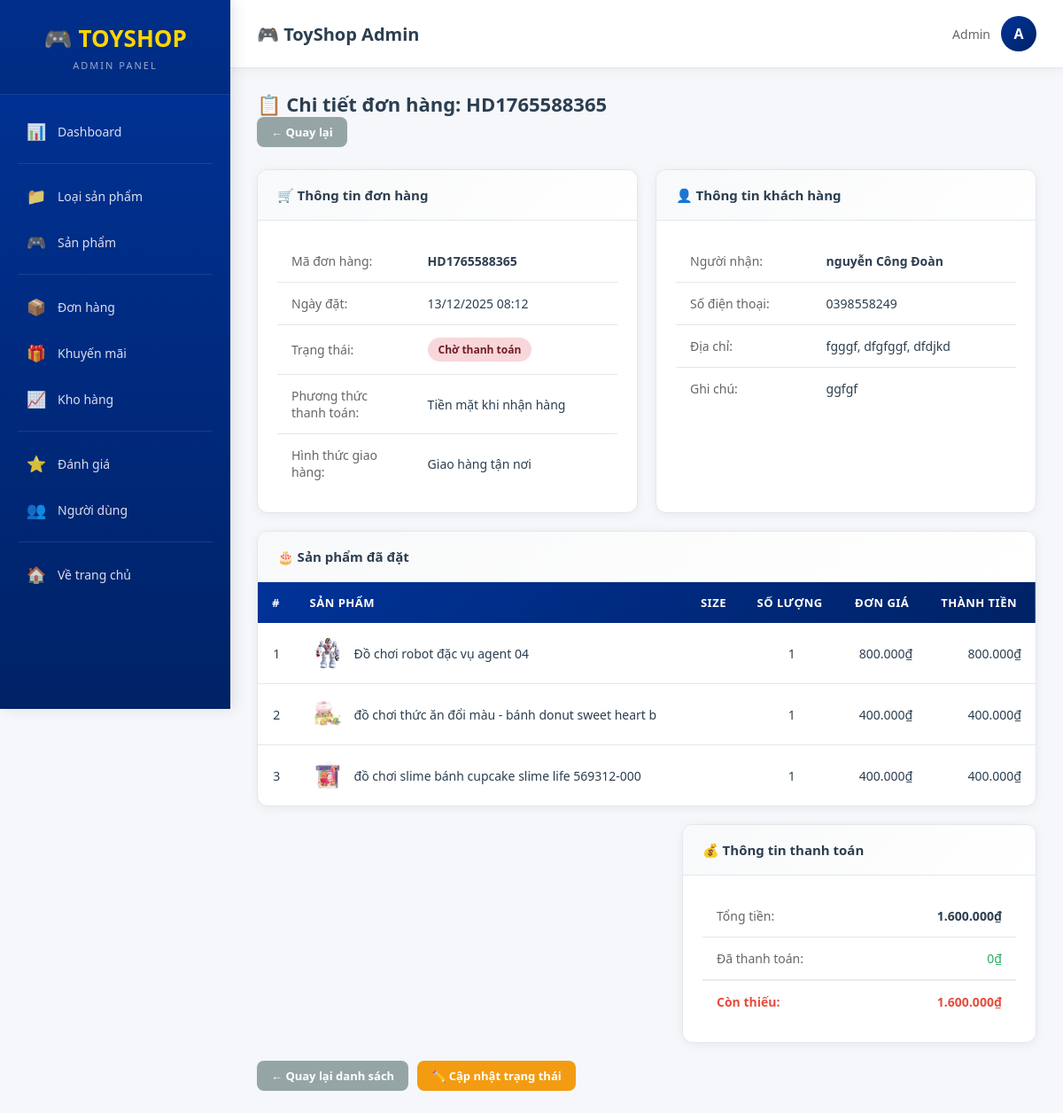
The page /Admin/orderDetail/9 (signed in) on the database its author committed.
### tables this page shows
CREATE TABLE `orders` (
  `id` int(11) NOT NULL,
  `user_id` int(11) DEFAULT NULL,
  `order_code` varchar(50) DEFAULT NULL,
  `receiver` varchar(100) DEFAULT NULL,
  `phone` varchar(20) DEFAULT NULL,
  `address` varchar(255) DEFAULT NULL,
  `delivery_method` varchar(20) DEFAULT 'home',
  `payment_method` varchar(20) DEFAULT NULL,
  `total_amount` decimal(15,2) DEFAULT 0.00,
  `discount_amount` decimal(15,2) DEFAULT 0.00,
  `coupon_code` varchar(100) DEFAULT NULL,
  `transaction_info` varchar(30) DEFAULT NULL,
  `note` text DEFAULT NULL,
  `created_at` datetime DEFAULT current_timestamp(),
  `received_amount` decimal(15,2) DEFAULT 0.00,
  `lack_amount` decimal(15,2) DEFAULT 0.00,
  `user_email` varchar(100) DEFAULT NULL
);

CREATE TABLE `order_details` (
  `id` int(11) NOT NULL,
  `order_id` varchar(20) DEFAULT NULL,
  `product_id` varchar(50) DEFAULT NULL,
  `size` varchar(10) DEFAULT NULL,
  `quantity` int(11) DEFAULT NULL,
  `price` decimal(15,2) DEFAULT NULL,
  `sale_price` decimal(15,2) DEFAULT NULL,
  `total` decimal(15,2) DEFAULT NULL,
  `image` varchar(255) DEFAULT NULL,
  `product_type` varchar(100) DEFAULT NULL,
  `product_name` varchar(255) DEFAULT NULL
);

CREATE TABLE `tblsanpham` (
  `maLoaiSP` varchar(50) NOT NULL,
  `masp` varchar(20) NOT NULL,
  `tensp` varchar(50) NOT NULL,
  `hinhanh` varchar(50) DEFAULT NULL,
  `soluong` int(11) NOT NULL DEFAULT 0,
  `giaNhap` decimal(15,0) DEFAULT 0,
  `giaXuat` decimal(15,0) DEFAULT 0,
  `doTuoi` varchar(50) DEFAULT NULL,
  `mota` varchar(200) DEFAULT NULL,
  `createDate` date DEFAULT NULL,
  `promotion_id` int(11) DEFAULT NULL,
  `discount_percent` int(11) DEFAULT NULL
);

### app/Controller.php (called while the page is built, shortened)
<?php
class Controller {
    public function model($model){
        return new $model;
    }
    public function view($view, $data = []){
        extract($data);
        require "./views/" . $view . ".php";
    }
}

### controllers/Admin.php (called while the page is built, shortened)
<?php
class Admin extends Controller{
    public function orderDetail($id) {
        $orderModel = $this->model('OrderModel');
        $orderDetailModel = $this->model('OrderDetailModel');
        $order = $orderModel->getOrderById($id);
        $details = $orderDetailModel->getByOrderId($id);
        $this->view('adminPage', [
            'page' => 'OrderDetailAdminView',
            'order' => $order,
            'details' => $details
        ]);
    }
}

### app/App.php (called while the page is built, shortened)
<?php
class App{
    protected $action="Show";
 public function __construct(){
        $arr=array();
        if(isset($_GET["url"])){
            $arr=$this->urlprocess();
        }
        if(isset($arr[0])&& file_exists("./controllers/".$arr[0].".php")){
            unset($arr[0]);
        }
        $this->controller= new $this->controller;
        if(isset($arr[1]) && method_exists($this->controller,$arr[1])){
            $this->action=$arr[1];
        }
        unset($arr[1]);
        $this->param =$arr?array_values($arr):array();
        call_user_func_array(array($this->controller,$this->action),$this->param);
    }
   public function urlprocess(){
        if(isset($_GET["url"])){
           return explode('/', filter_var(trim($_GET["url"],'/')));
        }
        return array();
    }
}

### index.php (called while the page is built, shortened)
<?php
require_once "app/DB.php";
require_once "app/Controller.php";
require_once "app/App.php";
$App = new App();
?>

### app/DB.php (called while the page is built, shortened)
<?php
class DB
{
    private $host = 'localhost';
    private $user = 'root';
    private $pass = '';
    private $dbname = 'websitedochoi';
    public function __construct()
    {
        $this->db = $this->Connect();
    }
    public function Connect()
    {
        try {
            $dsn = 'mysql:host=' . $this->host . ';port=3306;dbname=' . $this->dbname . ';charset=utf8mb4';
            $pdo = new PDO($dsn, $this->user, $this->pass);
            $pdo->setAttribute(PDO::ATTR_DEFAULT_FETCH_MODE, PDO::FETCH_ASSOC);
            $pdo->setAttribute(PDO::ATTR_ERRMODE, PDO::ERRMODE_EXCEPTION);
            return $pdo;
        } catch (PDOException $e) {
            error_log("Database connection error: " . $e->getMessage());
            die("Không thể kết nối database. Vui lòng kiểm tra cấu hình.");
        }
    }
}

### models/BaseModel.php (called while the page is built, shortened)
<?php
class BaseModel extends DB {
    public function __construct()
    {
        if ($this->db instanceof PDO) {
            $this->db->setAttribute(PDO::ATTR_ERRMODE, PDO::ERRMODE_EXCEPTION);
        } else {
            error_log("❌ BaseModel: \$this->db KHÔNG PHẢI PDO - LỖI KẾT NỐI");
        }
    }
    public function select($sql, $params = []) {
        try {
            $stmt = $this->db->prepare($sql);
            $stmt->execute($params);
            return $stmt->fetchAll(PDO::FETCH_ASSOC);
        } catch (PDOException $e) {
            error_log("Lỗi BaseModel::select(): " . $e->getMessage());
            return [];
        }
    }
}

### models/OrderModel.php (called while the page is built, shortened)
<?php
require_once __DIR__ . '/BaseModel.php';
class OrderModel extends BaseModel {
    public function getOrderById($orderId)
    {
        $sql = "SELECT * FROM orders WHERE id = ?";
        $result = $this->select($sql, [$orderId]);
        return $result ? $result[0] : null;
    }
}

### models/OrderDetailModel.php (called while the page is built, shortened)
<?php
class OrderDetailModel extends BaseModel {
    protected $table = 'order_details';
    public function getByOrderId($orderId) {
        $sql = "SELECT od.*, p.tensp as product_name, p.hinhanh as product_image
                FROM {$this->table} od
                LEFT JOIN tblsanpham p ON od.product_id = p.masp
                WHERE od.order_id = ?";
        return $this->select($sql, [$orderId]);
    }
}

### views/Back_end/OrderDetailAdminView.php (the view, shortened to what this page needs)
<?php
$order = $data['order'] ?? [];
$details = $data['details'] ?? [];
?>
<div class="page-header">
    <h2 class="page-title">📋 Chi tiết đơn hàng: <?= htmlspecialchars($order['order_code'] ?? '') ?></h2>
    <a href="<?= APP_URL ?>/Admin/orderList" class="btn btn-secondary">← Quay lại</a>
</div>
<div style="display: grid; grid-template-columns: 1fr 1fr; gap: 20px; margin-bottom: 20px;">
    <div class="card">
        <div class="card-header">🛒 Thông tin đơn hàng</div>
        <div class="card-body">
            <table class="table" style="margin:0;">
                <tr>
                    <td style="width:40%; color:#666;">Mã đơn hàng:</td>
                    <td><strong><?= htmlspecialchars($order['order_code'] ?? '') ?></strong></td>
                </tr>
                <tr>
                    <td style="color:#666;">Ngày đặt:</td>
                    <td><?= date('d/m/Y H:i', strtotime($order['created_at'] ?? '')) ?></td>
                </tr>
                <tr>
                    <td style="color:#666;">Trạng thái:</td>
                    <td>
                        <?php
                        $status = $order['transaction_info'] ?? '';
                        if ($status == 'dathanhtoan') {
                            echo '<span class="badge badge-success">Đã thanh toán</span>';
                        } elseif ($status == 'thanhtoanthieu') {
                            echo '<span class="badge badge-warning">Thanh toán thiếu</span>';
                        } else {
                            echo '<span class="badge badge-danger">Chờ thanh toán</span>';
                        }
                        ?>
                    </td>
                </tr>
                <tr>
                    <td style="color:#666;">Phương thức thanh toán:</td>
                    <td>
                        <?php
                        $pm = $order['payment_method'] ?? '';
                        if ($pm == 'bank_before') echo 'Chuyển khoản trước';
                        elseif ($pm == 'bank_after' || $pm == 'bank') echo 'Chuyển khoản sau';
                        else echo 'Tiền mặt khi nhận hàng';
                        ?>
                    </td>
                </tr>
                <tr>
                    <td style="color:#666;">Hình thức giao hàng:</td>
                    <td>
                        <?= ($order['delivery_method'] ?? '') === 'store' ? 'Lấy tại cửa hàng' : 'Giao hàng tận nơi' ?>
                    </td>
                </tr>
            </table>
        </div>
    </div>
    <div class="card">
        <div class="card-header">👤 Thông tin khách hàng</div>
        <div class="card-body">
            <table class="table" style="margin:0;">
                <tr>
                    <td style="width:40%; color:#666;">Người nhận:</td>
                    <td><strong><?= htmlspecialchars($order['receiver'] ?? '') ?></strong></td>
                </tr>
                <tr>
                    <td style="color:#666;">Số điện thoại:</td>
                    <td><?= htmlspecialchars($order['phone'] ?? '') ?></td>
                </tr>
                <tr>
                    <td style="color:#666;">Địa chỉ:</td>
                    <td>
                        <?= ($order['delivery_method'] ?? '') === 'store'
                            ? '<span class="badge badge-info">Lấy tại cửa hàng</span>'
                            : htmlspecialchars($order['address'] ?? '') ?>
                    </td>
                </tr>
                <?php if (!empty($order['note'])): ?>
                <tr>
                    <td style="color:#666;">Ghi chú:</td>
                    <td><?= htmlspecialchars($order['note']) ?></td>
                </tr>
                <?php endif; ?>
            </table>
        </div>
    </div>
</div>
<div class="card" style="margin-bottom: 20px;">
    <div class="card-header">🎂 Sản phẩm đã đặt</div>
    <div class="table-responsive">
        <table class="table">
            <thead>
                <tr>
                    <th class="text-center">#</th>
                    <th>Sản phẩm</th>
                    <th>Size</th>
                    <th class="text-center">Số lượng</th>
                    <th class="text-right">Đơn giá</th>
                    <th class="text-right">Thành tiền</th>
                </tr>
            </thead>
            <tbody>
                <?php if (!empty($details)): $i = 1; ?>
                    <?php foreach ($details as $item): ?>
                    <?php
                    $productId = $item['product_id'] ?? '';
                    $productName = $item['product_name'] ?? $item['tensp'] ?? $productId;
                    $qty = (int)($item['quantity'] ?? $item['qty'] ?? 0);
                    $price = (float)($item['price'] ?? $item['gia'] ?? 0);
                    ?>
                    <tr>
                        <td class="text-center"><?= $i++ ?></td>
                        <td>
                            <div style="display:flex; align-items:center; gap:10px;">
                                <?php if (!empty($item['product_image'])): ?>
                                <img src="<?= APP_URL ?>/public/images/<?= $item['product_image'] ?>" style="width:40px; height:40px; object-fit:cover; border-radius:6px;">
                                <?php endif; ?>
                                <span><?= htmlspecialchars($productName) ?></span>
                            </div>
                        </td>
                        <td><?= htmlspecialchars($item['size'] ?? '') ?></td>
                        <td class="text-center"><?= $qty ?></td>
                        <td class="text-right"><?= number_format($price, 0, ',', '.') ?>₫</td>
                        <td class="text-right"><?= number_format($price * $qty, 0, ',', '.') ?>₫</td>
                    </tr>
                    <?php endforeach; ?>
                <?php else: ?>
                    <tr><td colspan="6" class="text-center" style="padding:30px; color:#95a5a6;">Không có sản phẩm</td></tr>
                <?php endif; ?>
            </tbody>
        </table>
    </div>
</div>
<div class="card" style="max-width: 400px; margin-left: auto;">
    <div class="card-header">💰 Thông tin thanh toán</div>
    <div class="card-body">
        <table class="table" style="margin:0;">
            <tr>
                <td style="color:#666;">Tổng tiền:</td>
                <td class="text-right"><strong><?= number_format($order['total_amount'] ?? 0, 0, ',', '.') ?>₫</strong></td>
            </tr>
            <tr>
                <td style="color:#666;">Đã thanh toán:</td>
                <td class="text-right" style="color:#27ae60;"><?= number_format($order['received_amount'] ?? 0, 0, ',', '.') ?>₫</td>
            </tr>
            <?php
            $lackAmount = ($order['total_amount'] ?? 0) - ($order['received_amount'] ?? 0);
            if ($lackAmount > 0):
            ?>
            <tr style="border-top: 2px solid #e9ecef;">
                <td style="color:#e74c3c; font-weight:600;">Còn thiếu:</td>
                <td class="text-right" style="color:#e74c3c; font-weight:600;"><?= number_format($lackAmount, 0, ',', '.') ?>₫</td>
            </tr>
            <?php endif; ?>
        </table>
    </div>
</div>
<div style="margin-top: 20px; display: flex; gap: 10px;">
    <a href="<?= APP_URL ?>/Admin/orderList" class="btn btn-secondary">← Quay lại danh sách</a>
    <a href="<?= APP_URL ?>/Admin/orderUpdateStatus/<?= $order['id'] ?>" class="btn btn-warning">✏️ Cập nhật trạng thái</a>
</div>

### views/adminPage.php (style rules this page uses)
:root { --primary-blue: #003399; --dark-blue: #002266; --primary-red: #e31837; --yellow: #ffd700; --white: #ffffff; --light-gray: #f5f7fa; --text-dark: #2c3e50; --border-color: #e1e8ed; --success: #27ae60; --warning: #f39c12; --danger: #e74c3c; --info: #3498db; }
* { margin: 0; padding: 0; box-sizing: border-box; }
body { font-family: 'Segoe UI', Arial, sans-serif; background: var(--light-gray); min-height: 100vh; }
.page-header { margin-bottom: 25px; }
.page-title { font-size: 22px; font-weight: 700; color: var(--text-dark); display: flex; align-items: center; gap: 10px; }
.card { background: var(--white); border-radius: 12px; box-shadow: 0 2px 12px rgba(0,0,0,0.06); border: 1px solid var(--border-color); overflow: hidden; }
.card-header { padding: 18px 22px; background: linear-gradient(135deg, #f8f9fa, #fff); border-bottom: 1px solid var(--border-color); font-weight: 600; color: var(--text-dark); font-size: 15px; }
.card-body { padding: 22px; }
.table-responsive { overflow-x: auto; }
.table { width: 100%; border-collapse: collapse; }
.table thead { background: linear-gradient(135deg, var(--primary-blue), var(--dark-blue)); }
.table th { padding: 14px 16px; text-align: left; font-weight: 600; color: var(--white); font-size: 13px; text-transform: uppercase; letter-spacing: 0.5px; }
.table td { padding: 14px 16px; border-bottom: 1px solid var(--border-color); font-size: 14px; color: var(--text-dark); vertical-align: middle; }
.table tbody tr:last-child td { border-bottom: none; }
.text-center { text-align: center; }
.text-right { text-align: right; }
.badge { display: inline-block; padding: 5px 12px; border-radius: 20px; font-size: 12px; font-weight: 600; }
.badge-danger { background: #f8d7da; color: #721c24; }
.btn { padding: 8px 16px; border: none; border-radius: 8px; cursor: pointer; font-size: 13px; font-weight: 600; text-decoration: none; display: inline-flex; align-items: center; justify-content: center; gap: 6px; transition: all 0.3s; }
.btn-warning { background: var(--warning); color: var(--white); }
.btn-secondary { background: #95a5a6; color: var(--white); }

### rows shown on the page
orders: order_code "HD1765588365", created_at "13/12/2025 08:12", receiver "nguyễn Công Đoàn", phone "0398558249", address "fgggf, dfgfggf, dfdjkd", note "ggfgf", total_amount "1.600.000", received_amount "0", lackAmount "1.600.000"
order_details: tblsanpham.hinhanh (picture), tblsanpham.tensp "Đồ chơi robot đặc vụ agent 04", quantity "1", price "800.000", $price * $qty "800.000"
order_details: tblsanpham.hinhanh (picture), tblsanpham.tensp "đồ chơi thức ăn đổi màu - bánh donut sweet heart b", quantity "1", price "400.000", $price * $qty "400.000"
order_details: tblsanpham.hinhanh (picture), tblsanpham.tensp "đồ chơi slime bánh cupcake slime life 569312-000", quantity "1", price "400.000", $price * $qty "400.000"
